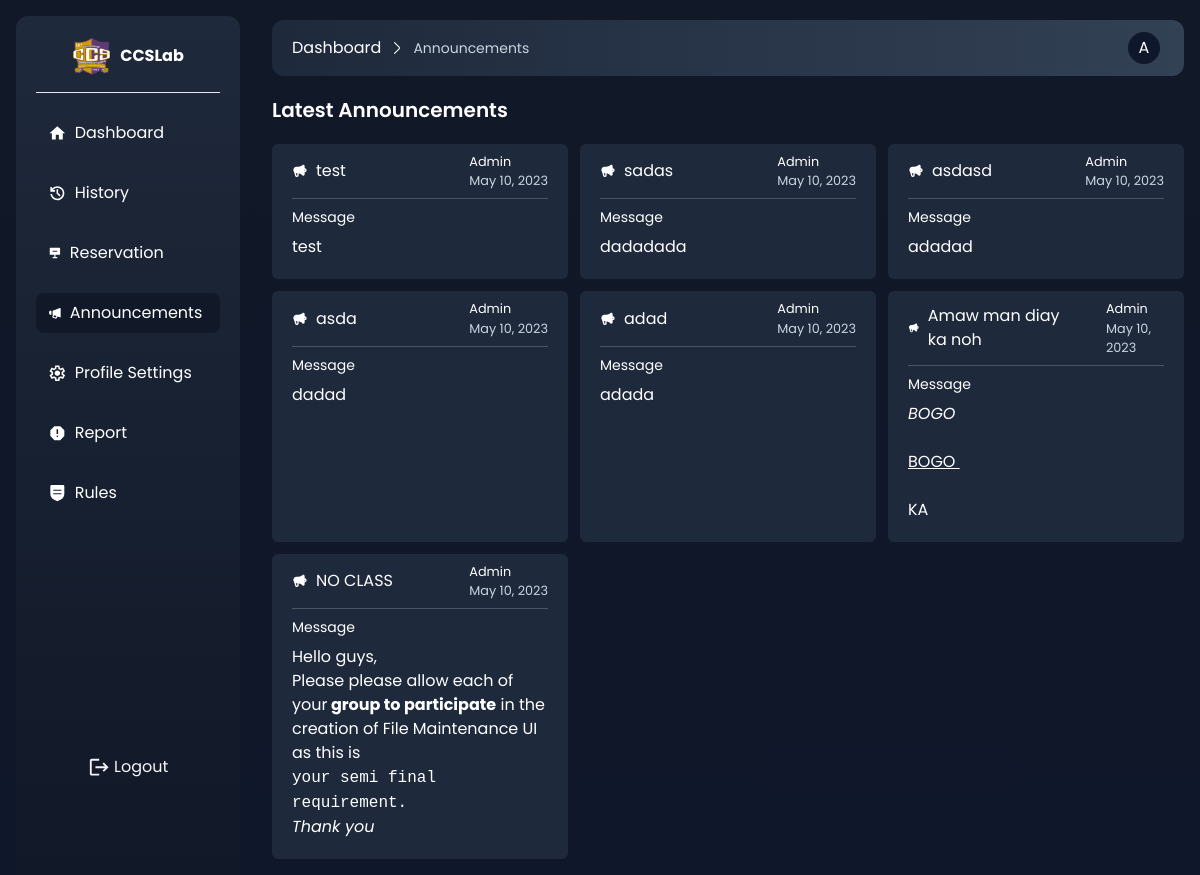
The page /announcement.php (signed in) on the database as committed earlier.
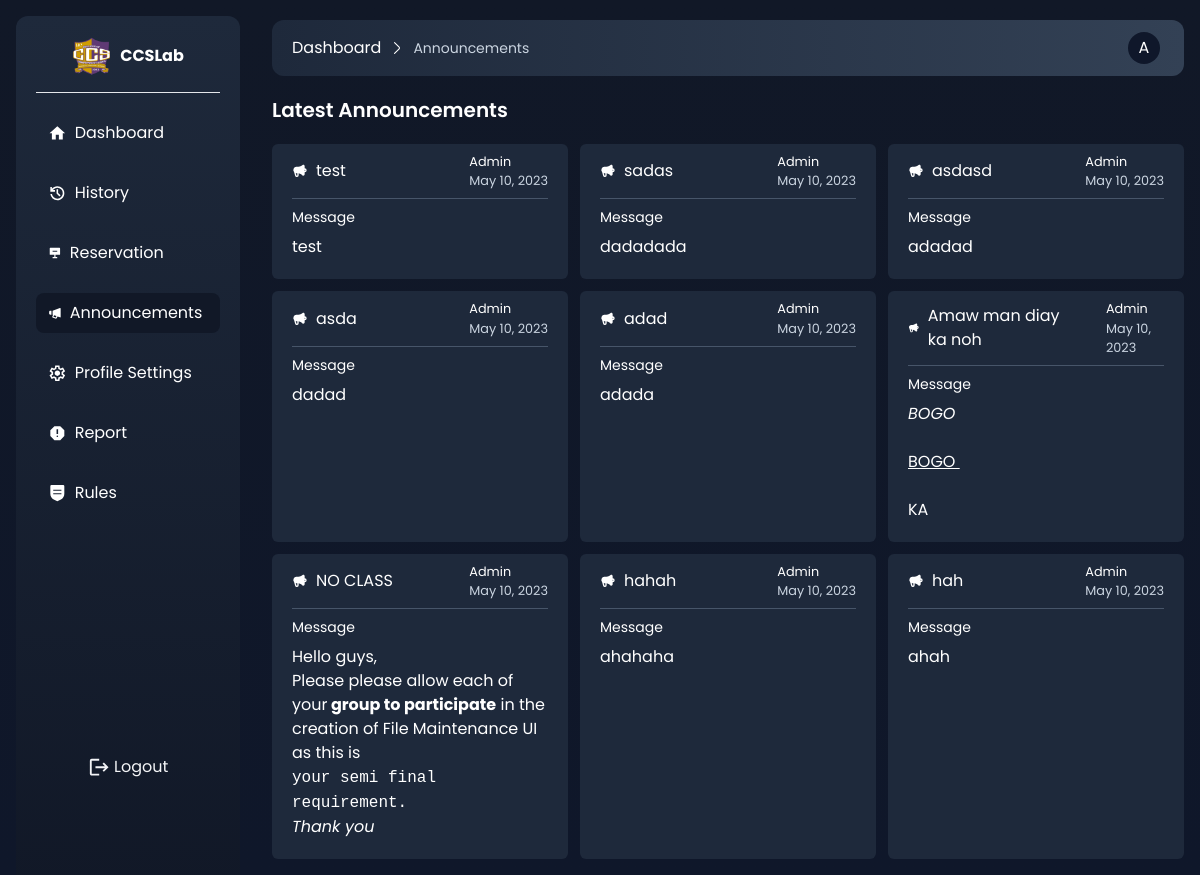
The same page on the database as committed later.
### tables this page shows
CREATE TABLE `announcement` (
  `id` int(11) NOT NULL,
  `title` varchar(254) NOT NULL,
  `content` varchar(254) NOT NULL,
  `status` int(11) NOT NULL,
  `visibility` varchar(254) NOT NULL,
  `date_created` datetime NOT NULL DEFAULT current_timestamp(),
  `date_updated` datetime DEFAULT NULL
);

### views/announcement.view.php (the view, shortened to what this page needs)
<h1 class="mt-5 text-xl font-semibold text-white">Latest Announcements</h1>
<div class="grid lg:grid-cols-3 mt-5 gap-3">
        <?php foreach($announcements as $ann) :?>
        <div class="bg-slate-800 p-5 pt-2 w-full  rounded-md text-white">
            <div class="flex justify-between gap-10 items-center">
                <div class="flex items-center gap-2">
                    <h1><?php echo $ann['title'];?></h1>
                </div>
                <div class="flex flex-col">
                    <small>Admin</small>
                    <small class="text-slate-300">May 10, 2023</small>
                </div>
            </div>
            <div class="border-t border-slate-600 mt-2">
                <h1 class="text-sm mt-2 ">Message</h1>
                <p class="text-xs mt-2 text-slate-300"><?php echo $ann['content'];?></p>
            </div>
       </div>
            <?php endforeach;?>
</div>

Rows that differ between the two databases and show on the page:
added announcement: title "hahah", content "ahahaha"
added announcement: title "hah", content "ahah"
